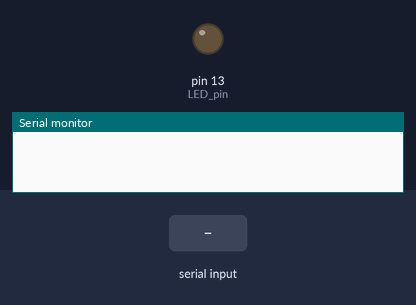
Simulated run of this sketch. Board: Arduino Uno, built with avr-gcc and run on an emulated ATmega328P. Parts: output pins drawn as LEDs (lit = HIGH), the last lines printed to the serial monitor. The inputs (shaded band) are chosen by the test bench.

Above: at 1.2 s.
1.3 s: "1" received over Serial
At 2.3 s:
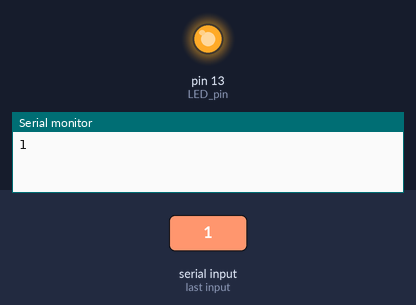
2.8 s: "0" received over Serial
At 3.4 s:
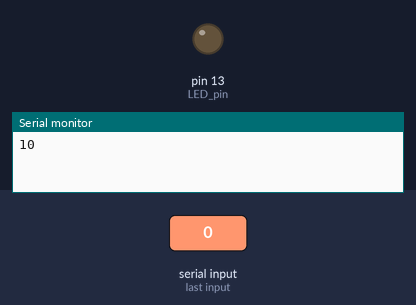
Timing chart, 0 to 5.8 s (numbered marks = the images above; inputs shaded):
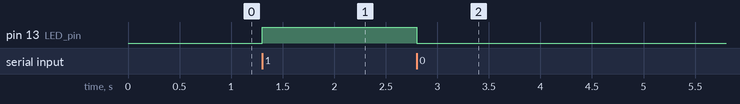

Measured:
- after the input at 1.3 s, pin 13 (LED_pin): LOW → HIGH at once
- after the input at 2.8 s, pin 13 (LED_pin): HIGH → LOW at once

The sketch:

serial_write.ino
```cpp
#define LED_pin 13
char serialData;
void setup() {
  // put your setup code here, to run once:
  pinMode(LED_pin, OUTPUT);
  Serial.begin(9600);
}

void loop() {
  // put your main code here, to run repeatedly:
  if(Serial.available() > 0) {
    serialData = Serial.read();
    Serial.print(serialData);
  }

  if(serialData == '1'){
    digitalWrite(LED_pin, HIGH);
  }
  else if(serialData == '0'){
    digitalWrite(LED_pin, LOW);
  }

}
```
